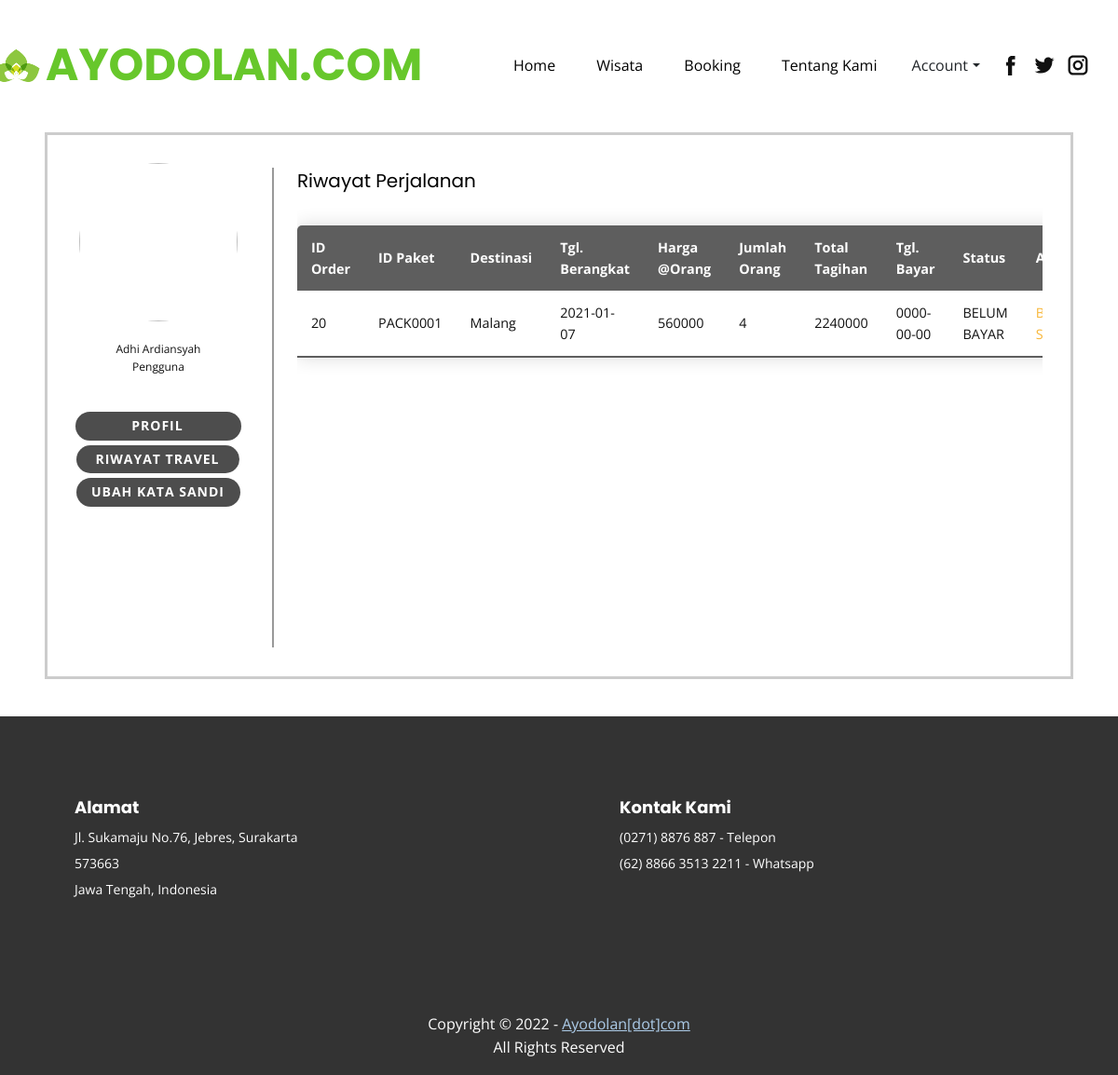
The page /ayodolan/riwayat-perjalanan.php (signed in) on the database its author committed.
### tables this page shows
CREATE TABLE `pendaftaran` (
  `id_pelanggan` int(8) NOT NULL,
  `email_pelanggan` varchar(50) NOT NULL,
  `nama_pelanggan` varchar(30) NOT NULL,
  `tglLahir_pelanggan` date NOT NULL,
  `kelamin_pelanggan` varchar(9) NOT NULL,
  `alamat_pelanggan` text NOT NULL,
  `telp_pelanggan` varchar(14) NOT NULL,
  `kewarganegaraan` varchar(20) NOT NULL,
  `kataSandi_pelanggan` varchar(255) NOT NULL
);

CREATE TABLE `pemesanan` (
  `id_pemesanan` int(12) NOT NULL,
  `id_pelanggan` int(8) DEFAULT NULL,
  `id_paket` varchar(12) DEFAULT NULL,
  `tgl_mulai` date NOT NULL,
  `tgl_selesai` date NOT NULL,
  `jumlah_orang` int(2) NOT NULL,
  `tanggal_pembayaran` date NOT NULL,
  `bukti` varchar(255) NOT NULL,
  `status` varchar(15) DEFAULT NULL
);

CREATE TABLE `paket_wisata` (
  `id_paket` varchar(12) NOT NULL,
  `nama_paket` varchar(50) DEFAULT NULL,
  `harga_paket` int(8) NOT NULL,
  `gambar` varchar(255) DEFAULT NULL,
  `lokasi` text NOT NULL,
  `durasi` int(2) DEFAULT NULL,
  `kota` varchar(30) DEFAULT NULL,
  `provinsi` varchar(20) DEFAULT NULL,
  `fasilitas` text DEFAULT NULL
);

### ayodolan/riwayat-perjalanan.php (the view, shortened to what this page needs)
<!DOCTYPE html>
<html style="font-size: 16px;">
  <head>
    <link rel="stylesheet" href="css/nicepage.css" media="screen">
    <link rel="stylesheet" href="css/profile.css" media="screen">
    <link rel="stylesheet" href="https://cdn.jsdelivr.net/npm/bootstrap@4.5.3/dist/css/bootstrap.min.css">
    <link rel="stylesheet" href="https://stackpath.bootstrapcdn.com/font-awesome/4.7.0/css/font-awesome.min.css">
    <link rel="stylesheet" href="css/style.css">
  </head>
  <body class="u-body"><header class="u-align-center-sm u-align-center-xs u-clearfix u-header u-header" id="sec-941d"><div class="u-clearfix u-sheet u-valign-middle u-sheet-1">
        <a href="index.php" data-page-id="11901401" class="u-image u-logo u-image-1" data-image-width="150" data-image-height="150" title="Homepage">
          <img src="images/11901401-0.png" class="u-logo-image u-logo-image-1" data-image-width="63">
        </a>
        <div class="u-social-icons u-spacing-10 u-social-icons-1">
          <a class="u-social-url" target="_blank" href="#"><span class="u-icon u-icon-circle u-social-facebook u-social-type-logo u-icon-1"><svg class="u-svg-link" preserveAspectRatio="xMidYMin slice" viewBox="0 0 112 112"><use xmlns:xlink="http://www.w3.org/1999/xlink" xlink:href="#svg-1bdd"></use></svg></span>
          </a>
          <a class="u-social-url" target="_blank" href="#"><span class="u-icon u-icon-circle u-social-twitter u-social-type-logo u-icon-2"><svg class="u-svg-link" preserveAspectRatio="xMidYMin slice" viewBox="0 0 112 112"><use xmlns:xlink="http://www.w3.org/1999/xlink" xlink:href="#svg-da0f"></use></svg></span>
          </a>
          <a class="u-social-url" target="_blank" href="#"><span class="u-icon u-icon-circle u-social-instagram u-social-type-logo u-icon-3"><svg class="u-svg-link" preserveAspectRatio="xMidYMin slice" viewBox="0 0 112 112"><use xmlns:xlink="http://www.w3.org/1999/xlink" xlink:href="#svg-7368"></use></svg></span>
          </a>
        </div>
          <?php
            include('menu.php');
          ?>
        <h1 class="u-text u-text-custom-color-1 u-text-default u-title u-text-1">
          <a class="u-active-none u-border-none u-btn u-button-link u-button-style u-hover-none u-none u-text-custom-color-1 u-btn-1" href="index.php" data-page-id="11901401">AYODOLAN.COM</a>
        </h1>
      </div></header>
    <section class="u-clearfix u-section-1" id="sec-3762">
      <div class="u-clearfix u-sheet u-sheet-1" style="width: auto; padding-left:4%; padding-right:4%;">
        <div class="u-clearfix u-expanded-width u-layout-wrap u-layout-wrap-1">
          <div class="u-layout">
            <div class="u-layout-row" style="border: solid 3px #CCC;">
              <div class="u-align-left u-container-style u-expand-resize u-layout-cell u-left-cell u-shape-rectangle u-size-13 u-layout-cell-1">
                <div class="u-container-layout u-container-layout-1">
                  <img src="ayodolan-admin/admin/images/user-2-icon.png" alt="" class="u-image u-image-circle u-preserve-proportions u-image-1" style="width: 170px; height:170px;">
                  <div class="user" style="font-size:12px">
                    <p align="center">
                        <?php
                        require('config.php');
                        $sql = "SELECT * FROM pendaftaran WHERE id_pelanggan='$_SESSION[id_pelanggan]'";
                        $result = mysqli_query($conn, $sql);
                        if($result->num_rows > 0) {
                            while($row = $result -> fetch_assoc()){
                                echo $row["nama_pelanggan"] ."<br>";
                                echo "Pengguna";
                            }
                        }
                        ?><br><br>
                    </p>
                  </div>
                  <a href="profile.php" class="u-btn u-btn-round u-button-style u-grey-70 u-hover-grey-50 u-radius-50 u-btn-1" style="margin-top:5px">PROFIL</a>
                  <a href="riwayat-perjalanan.php" class="u-btn u-btn-round u-button-style u-grey-70 u-hover-grey-50 u-radius-50 u-btn-2">RIWAYAT TRAVEL</a>
                  <a href="ubah-katasandi.php" class="u-btn u-btn-round u-button-style u-grey-70 u-hover-grey-50 u-radius-50 u-btn-3">UBAH KATA SANDI</a>
                </div>
              </div>
              <div class="u-container-style u-expand-resize u-layout-cell u-right-cell u-size-47 u-layout-cell-2" >
                <div class="u-container-layout u-container-layout-2" style="width: 100px;">
                  <div class="u-custom-color-2 u-shape u-shape-rectangle u-shape-1"></div>
                  <div style="margin-top: -40px;">
                    <h5>Riwayat Perjalanan</h5>
                  </div>
                  <?php
                    require('config.php');
                    $sql = "SELECT * FROM pemesanan JOIN paket_wisata USING(id_paket) WHERE id_pelanggan='$_SESSION[id_pelanggan]'";
                    $result = mysqli_query($conn, $sql);
                    if($result->num_rows > 0) {
                        echo "<div style='overflow-x:auto;'><table class='content-table'>
                        <thead>
                          <tr>
                            <th>ID Order</th>
                            <th>ID Paket</th>
                            <th>Destinasi</th>
                            <th>Tgl. Berangkat</th>
                            <th>Harga @Orang</th>
                            <th>Jumlah Orang</th>
                            <th>Total Tagihan</th>
                            <th>Tgl. Bayar</th>
                            <th>Status</th>
                            <th>Aksi</th>
                          </tr>
                        </thead>";
                        while($row = $result -> fetch_assoc()){
                            $totaltagihan = $row["harga_paket"] * $row["jumlah_orang"];
                            echo "<tr><td>" . $row["id_pemesanan"]. "</td>
                            <td>" . $row["id_paket"]. "</td>
                            <td>" . $row["kota"]. "</td>
                            <td>" . $row["tgl_mulai"]. "</td>
                            <td>" . $row["harga_paket"]. "</td>
                            <td>" . $row["jumlah_orang"]. "</td>
                            <td>" . $totaltagihan. "</td>
                            <td>" . $row["tanggal_pembayaran"]. "</td>
                            <td>" . $row["status"]. "</td>
                            <td>
                            <a href='bayar.php?target=".$row["id_pemesanan"]."'> Bayar Sekarang
                            </td>
                         </tr>";
                          }
                        echo "</table></div>";
                    } else {
                        echo "Tidak ada data";
                    }
                  ?>
                  <div class="u-border-2 u-border-grey-40 u-line u-line-vertical u-line-1"></div>
                </div>
              </div>
            </div>
          </div>
        </div>
      </div>
    </section>
    <footer class="u-clearfix u-footer u-grey-80" id="sec-c996"><div class="u-clearfix u-sheet u-sheet-1">
        <div class="u-clearfix u-expanded-width u-gutter-30 u-layout-wrap u-layout-wrap-1">
          <div class="u-gutter-0 u-layout">
            <div class="u-layout-row">
              <div class="u-align-left u-container-style u-layout-cell u-left-cell u-size-30 u-layout-cell-1">
                <div class="u-container-layout u-valign-top u-container-layout-1">
                  <div data-position="" class="u-position u-position-1">
                    <div class="u-block">
                      <div class="u-block-container u-clearfix">
                        <h5 class="u-block-header u-text u-text-1" style="color: white; font-weight: bold;">Alamat</h5>
                        <div class="u-block-content u-text u-text-2">Jl. Sukamaju No.76, Jebres, Surakarta<br>573663<br>Jawa Tengah, Indonesia
                        </div>
                      </div>
                    </div>
                  </div>
                </div>
              </div>
              <div class="u-align-left u-container-style u-layout-cell u-right-cell u-size-30 u-layout-cell-2">
                <div class="u-container-layout u-valign-top u-container-layout-2">
                  <div data-position="" class="u-position u-position-2">
                    <div class="u-block">
                      <div class="u-block-container u-clearfix">
                        <h5 class="u-block-header u-text u-text-3" style="color: white; font-weight: bold;"> Kontak Kami</h5>
                        <div class="u-block-content u-text u-text-4"> (0271) 8876 887 - Telepon<br>(62) 8866 3513 2211 - Whatsapp
                        </div>
                      </div>
                    </div>
                  </div>
                </div>
              </div>
            </div>
          </div>
        </div>
      </div></footer>
      <section class="u-backlink u-clearfix u-grey-80">
      <a>
        Copyright &copy; <script>document.write(new Date().getFullYear())</script> -</p>
      </a>
      <a class="u-link" href="index.php" target="_blank">
        Ayodolan[dot]com
      </a>
      <br>
      All Rights Reserved
    </section>
  </body>
</html>

### ayodolan/css/profile.css (style rules this page uses)
.u-section-1 { background-image: none; }
.u-section-1 .u-sheet-1 { min-height: 621px; }
.u-section-1 .u-layout-wrap-1 { margin: 0 auto 40px 0; }
.u-section-1 .u-layout-cell-1 { min-height: 581px; }
.u-section-1 .u-container-layout-1 { padding: 30px; }
.u-section-1 .u-image-1 { width: 93px; height: 93px; margin: 0 auto; }
.u-section-1 .u-btn-1 { border-style: none; font-weight: 700; text-transform: uppercase; font-size: 0.875rem; letter-spacing: 1px; background-image: none; margin: 72px auto 0; padding: 4px 62px 4px 60px; }
.u-section-1 .u-btn-2 { border-style: none; font-weight: 700; text-transform: uppercase; font-size: 0.875rem; letter-spacing: 1px; background-image: none; margin: 5px auto 0; padding: 4px 22px 4px 20px; }
.u-section-1 .u-btn-3 { border-style: none; font-weight: 700; text-transform: uppercase; font-size: 0.875rem; letter-spacing: 1px; background-image: none; margin: 5px auto 0; padding: 4px 17px 4px 16px; }
.u-section-1 .u-layout-cell-2 { min-height: 581px; }
.u-section-1 .u-container-layout-2 { padding: 30px; }
.u-section-1 .u-shape-1 { height: 44px; background-image: none; width: 833px; margin: 0; }
.u-section-1 .u-line-1 { height: 515px; left: 3px; top: 35px; position: absolute; transform-origin: center top 0px; width: 2px; }

### rows shown on the page
pendaftaran: nama_pelanggan "Adhi Ardiansyah"
pemesanan: id_pemesanan "20", id_paket "PACK0001", id_paket.kota "Malang", tgl_mulai "2021-01-07", id_paket.harga_paket "560000", jumlah_orang "4", totaltagihan "2240000", tanggal_pembayaran "0000-00-00", status "BELUM BAYAR"
